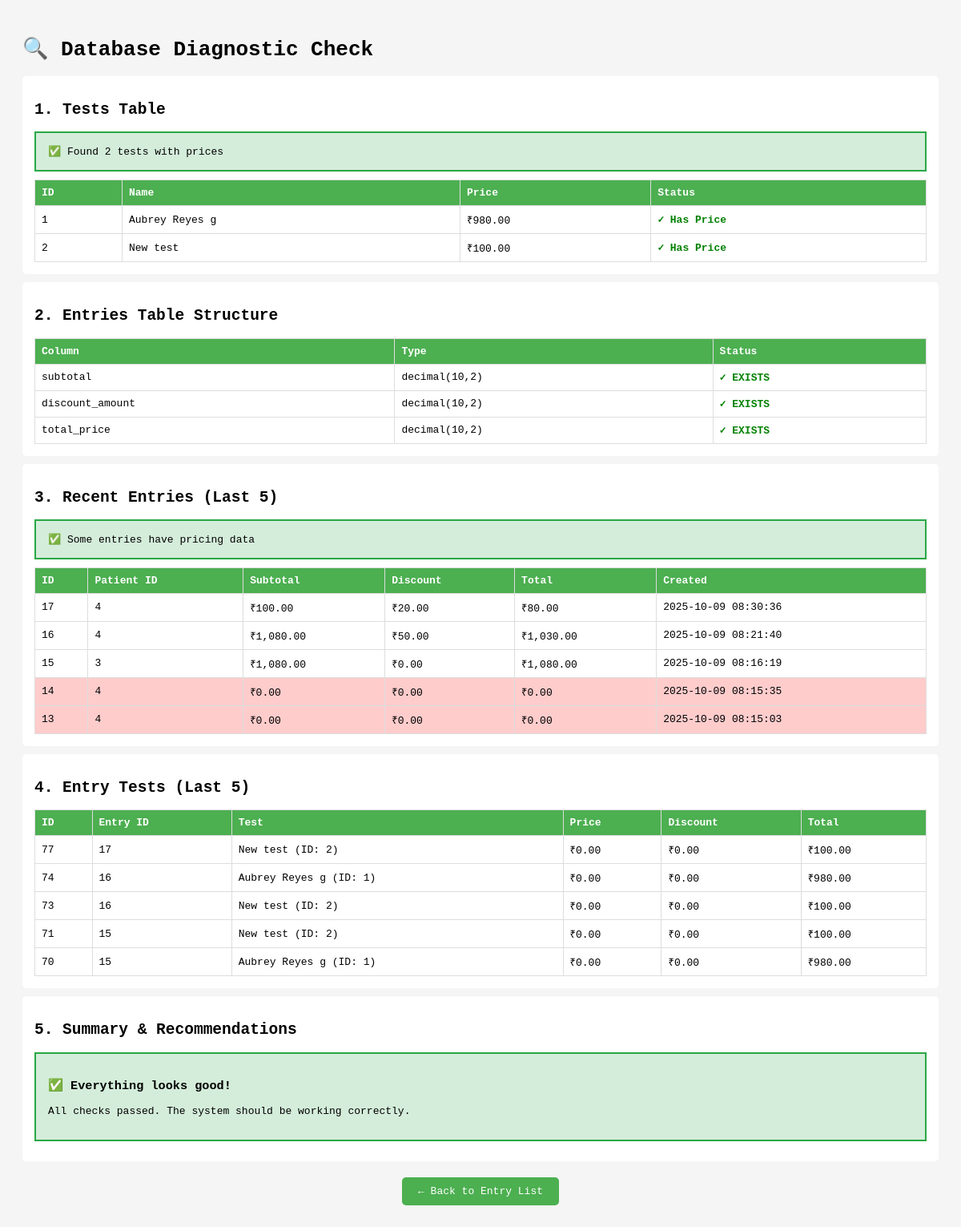
Screenshot of /umakant/check_data.php (signed in) with the database file from the repository.
### tables this page shows
CREATE TABLE `tests` (
  `id` int(11) NOT NULL,
  `name` varchar(255) NOT NULL,
  `category_id` int(11) DEFAULT NULL,
  `price` decimal(10,2) NOT NULL DEFAULT 0.00,
  `unit` varchar(50) DEFAULT NULL,
  `specimen` varchar(255) DEFAULT NULL,
  `default_result` text DEFAULT NULL,
  `reference_range` varchar(255) DEFAULT NULL,
  `min` decimal(10,2) DEFAULT NULL,
  `max` decimal(10,2) DEFAULT NULL,
  `description` text DEFAULT NULL,
  `min_male` decimal(10,2) DEFAULT NULL,
  `max_male` decimal(10,2) DEFAULT NULL,
  `min_female` decimal(10,2) DEFAULT NULL,
  `max_female` decimal(10,2) DEFAULT NULL,
  `sub_heading` tinyint(1) NOT NULL DEFAULT 0,
  `test_code` varchar(100) DEFAULT NULL,
  `method` varchar(255) DEFAULT NULL,
  `print_new_page` tinyint(1) NOT NULL DEFAULT 0,
  `shortcut` varchar(50) DEFAULT NULL,
  `added_by` int(11) DEFAULT NULL,
  `created_at` datetime DEFAULT NULL,
  `updated_at` datetime DEFAULT NULL
);

CREATE TABLE `entries` (
  `id` int(11) NOT NULL,
  `owner_id` int(11) DEFAULT NULL,
  `server_id` int(11) DEFAULT NULL,
  `patient_id` int(11) DEFAULT NULL,
  `doctor_id` int(11) DEFAULT NULL,
  `entry_date` datetime DEFAULT NULL,
  `status` varchar(50) NOT NULL DEFAULT 'pending',
  `priority` varchar(50) DEFAULT 'normal',
  `referral_source` varchar(100) DEFAULT NULL,
  `patient_contact` varchar(100) DEFAULT NULL,
  `patient_address` text DEFAULT NULL,
  `gender` varchar(10) DEFAULT NULL,
  `age` int(11) DEFAULT NULL COMMENT 'Patient age at time of entry',
  `subtotal` decimal(10,2) DEFAULT 0.00,
  `discount_amount` decimal(10,2) DEFAULT 0.00,
  `total_price` decimal(10,2) DEFAULT 0.00,
  `payment_status` varchar(50) DEFAULT 'pending',
  `notes` text DEFAULT NULL,
  `added_by` int(11) DEFAULT NULL,
  `created_at` datetime NOT NULL DEFAULT current_timestamp(),
  `updated_at` datetime DEFAULT NULL
);

CREATE TABLE `entry_tests` (
  `id` int(10) UNSIGNED NOT NULL,
  `entry_id` int(10) UNSIGNED NOT NULL,
  `test_id` int(10) UNSIGNED NOT NULL,
  `result_value` varchar(255) DEFAULT NULL,
  `unit` varchar(64) DEFAULT NULL,
  `remarks` text DEFAULT NULL,
  `status` varchar(32) NOT NULL DEFAULT 'pending',
  `price` decimal(10,2) DEFAULT 0.00,
  `discount_amount` decimal(10,2) DEFAULT 0.00,
  `total_price` decimal(10,2) DEFAULT 0.00,
  `created_at` datetime DEFAULT current_timestamp()
);

### umakant/check_data.php (the view, shortened to what this page needs)
<?php
require_once 'inc/connection.php';
?>
<!DOCTYPE html>
<html>
<head>
</head>
<body>
    <h1>🔍 Database Diagnostic Check</h1>
    <?php
    try {
        echo '<div class="section">';
        echo '<h2>1. Tests Table</h2>';
        $stmt = $pdo->query("SELECT id, name, price FROM tests ORDER BY id");
        $tests = $stmt->fetchAll(PDO::FETCH_ASSOC);
        if (empty($tests)) {
            echo '<div class="warning">⚠️ NO TESTS FOUND in database!</div>';
        } else {
            $testsWithPrice = array_filter($tests, function($t) { return $t['price'] > 0; });
            if (count($testsWithPrice) > 0) {
                echo '<div class="success">✅ Found ' . count($testsWithPrice) . ' tests with prices</div>';
            }
            echo '<table>';
            echo '<tr><th>ID</th><th>Name</th><th>Price</th><th>Status</th></tr>';
            foreach ($tests as $test) {
                $status = $test['price'] > 0 ? '<span class="good">✓ Has Price</span>' : '<span class="bad">✗ NO PRICE</span>';
                echo "<tr>";
                echo "<td>{$test['id']}</td>";
                echo "<td>{$test['name']}</td>";
                echo "<td>₹" . number_format($test['price'], 2) . "</td>";
                echo "<td>$status</td>";
                echo "</tr>";
            }
            echo '</table>';
        }
        echo '</div>';
        echo '<div class="section">';
        echo '<h2>2. Entries Table Structure</h2>';
        $stmt = $pdo->query("SHOW COLUMNS FROM entries");
        $columns = $stmt->fetchAll(PDO::FETCH_ASSOC);
        $requiredColumns = ['subtotal', 'discount_amount', 'total_price'];
        $foundColumns = array_column($columns, 'Field');
        echo '<table>';
        echo '<tr><th>Column</th><th>Type</th><th>Status</th></tr>';
        foreach ($requiredColumns as $col) {
            $exists = in_array($col, $foundColumns);
            $status = $exists ? '<span class="good">✓ EXISTS</span>' : '<span class="bad">✗ MISSING</span>';
            $type = '';
            if ($exists) {
                $colInfo = array_filter($columns, function($c) use ($col) { return $c['Field'] === $col; });
                $colInfo = reset($colInfo);
                $type = $colInfo['Type'];
            }
            echo "<tr><td>$col</td><td>$type</td><td>$status</td></tr>";
        }
        echo '</table>';
        echo '</div>';
        echo '<div class="section">';
        echo '<h2>3. Recent Entries (Last 5)</h2>';
        $stmt = $pdo->query("SELECT id, patient_id, subtotal, discount_amount, total_price, created_at FROM entries ORDER BY id DESC LIMIT 5");
        $entries = $stmt->fetchAll(PDO::FETCH_ASSOC);
        if (empty($entries)) {
            echo '<div class="warning">No entries found</div>';
        } else {
            $allZero = true;
            foreach ($entries as $entry) {
                if ($entry['subtotal'] > 0 || $entry['total_price'] > 0) {
                    $allZero = false;
                    break;
                }
            }
            if ($allZero) {
                echo '<div class="warning">⚠️ ALL ENTRIES HAVE ZERO PRICING!</div>';
            } else {
                echo '<div class="success">✅ Some entries have pricing data</div>';
            }
            echo '<table>';
            echo '<tr><th>ID</th><th>Patient ID</th><th>Subtotal</th><th>Discount</th><th>Total</th><th>Created</th></tr>';
            foreach ($entries as $entry) {
                $rowStyle = ($entry['subtotal'] == 0 && $entry['total_price'] == 0) ? 'style="background: #ffcccc;"' : '';
                echo "<tr $rowStyle>";
                echo "<td>{$entry['id']}</td>";
                echo "<td>{$entry['patient_id']}</td>";
                echo "<td>₹" . number_format($entry['subtotal'], 2) . "</td>";
                echo "<td>₹" . number_format($entry['discount_amount'], 2) . "</td>";
                echo "<td>₹" . number_format($entry['total_price'], 2) . "</td>";
                echo "<td>{$entry['created_at']}</td>";
                echo "</tr>";
            }
            echo '</table>';
        }
        echo '</div>';
        echo '<div class="section">';
        echo '<h2>4. Entry Tests (Last 5)</h2>';
        $stmt = $pdo->query("SELECT et.id, et.entry_id, et.test_id, t.name as test_name, et.price, et.discount_amount, et.total_price FROM entry_tests et LEFT JOIN tests t ON et.test_id = t.id ORDER BY et.id DESC LIMIT 5");
        $entryTests = $stmt->fetchAll(PDO::FETCH_ASSOC);
        if (empty($entryTests)) {
            echo '<div class="warning">No entry tests found</div>';
        } else {
            echo '<table>';
            echo '<tr><th>ID</th><th>Entry ID</th><th>Test</th><th>Price</th><th>Discount</th><th>Total</th></tr>';
            foreach ($entryTests as $et) {
                echo "<tr>";
                echo "<td>{$et['id']}</td>";
                echo "<td>{$et['entry_id']}</td>";
                echo "<td>{$et['test_name']} (ID: {$et['test_id']})</td>";
                echo "<td>₹" . number_format($et['price'], 2) . "</td>";
                echo "<td>₹" . number_format($et['discount_amount'], 2) . "</td>";
                echo "<td>₹" . number_format($et['total_price'], 2) . "</td>";
                echo "</tr>";
            }
            echo '</table>';
        }
        echo '</div>';
        echo '<div class="section">';
        echo '<h2>5. Summary & Recommendations</h2>';
        $issues = [];
        if (empty($issues)) {
            echo '<div class="success">';
            echo '<h3>✅ Everything looks good!</h3>';
            echo '<p>All checks passed. The system should be working correctly.</p>';
            echo '</div>';
        }
        echo '</div>';
    } catch (Exception $e) {
        echo '<div class="warning">';
        echo '<h3>❌ Error:</h3>';
        echo '<p>' . htmlspecialchars($e->getMessage()) . '</p>';
        echo '</div>';
    }
    ?>
    <p style="text-align: center; margin-top: 30px;">
        <a href="entry-list.php" style="background: #4CAF50; color: white; padding: 10px 20px; text-decoration: none; border-radius: 5px;">← Back to Entry List</a>
    </p>
</body>
</html>

### umakant/check_data.php (style rules this page uses)
body { font-family: monospace; padding: 20px; background: #f5f5f5; }
.section { background: white; padding: 15px; margin: 10px 0; border-radius: 5px; }
.good { color: green; font-weight: bold; }
table { border-collapse: collapse; width: 100%; }
th, td { border: 1px solid #ddd; padding: 8px; text-align: left; }
th { background: #4CAF50; color: white; }
.success { background: #d4edda; border: 2px solid #28a745; padding: 15px; margin: 10px 0; }

### rows the page displays
tests: id "1", name "Aubrey Reyes g", price "980.00", shows "✓ Has Price"
tests: id "2", name "New test", price "100.00", shows "✓ Has Price"
entries: id "17", patient "4", subtotal "100.00", discount_amount "20.00", total_price "80.00", created_at "2025-10-09 08:30:36"
entries: id "16", patient "4", subtotal "1,080.00", discount_amount "50.00", total_price "1,030.00", created_at "2025-10-09 08:21:40"
entries: id "15", patient "3", subtotal "1,080.00", discount_amount "0.00", total_price "1,080.00", created_at "2025-10-09 08:16:19"
entries: id "14", patient "4", subtotal "0.00", discount_amount "0.00", total_price "0.00", created_at "2025-10-09 08:15:35"
entries: id "13", patient "4", subtotal "0.00", discount_amount "0.00", total_price "0.00", created_at "2025-10-09 08:15:03"
entry_tests: id "77", entry "17", test.name "New test", test "2", price "0.00", discount_amount "0.00", total_price "100.00"
entry_tests: id "74", entry "16", test.name "Aubrey Reyes g", test "1", price "0.00", discount_amount "0.00", total_price "980.00"
entry_tests: id "73", entry "16", test.name "New test", test "2", price "0.00", discount_amount "0.00", total_price "100.00"
entry_tests: id "71", entry "15", test.name "New test", test "2", price "0.00", discount_amount "0.00", total_price "100.00"
entry_tests: id "70", entry "15", test.name "Aubrey Reyes g", test "1", price "0.00", discount_amount "0.00", total_price "980.00"

### other values shown
count($testsWithPrice) "2"
$col "subtotal"
$type "decimal(10,2)"
$col "discount_amount"
$col "total_price"
